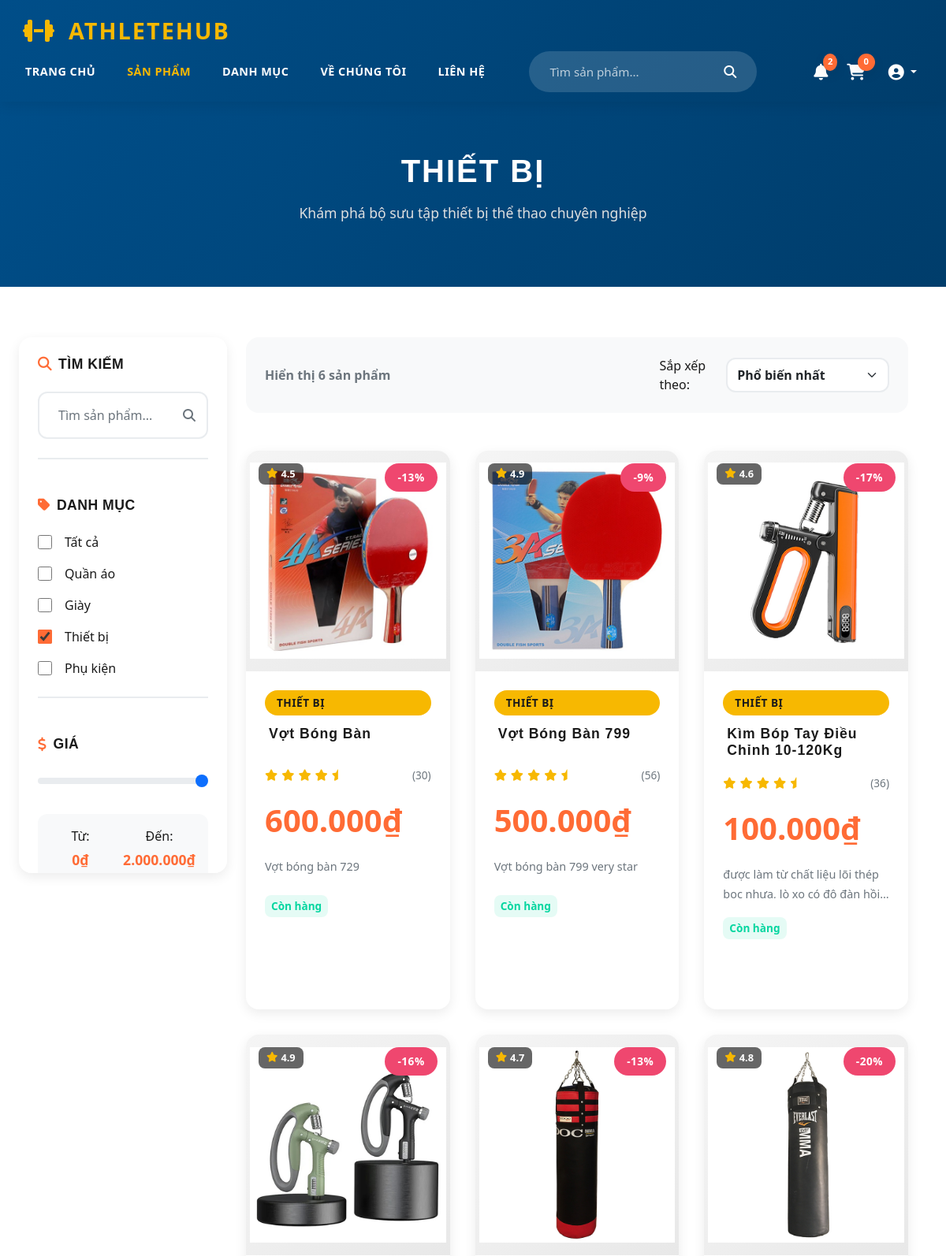
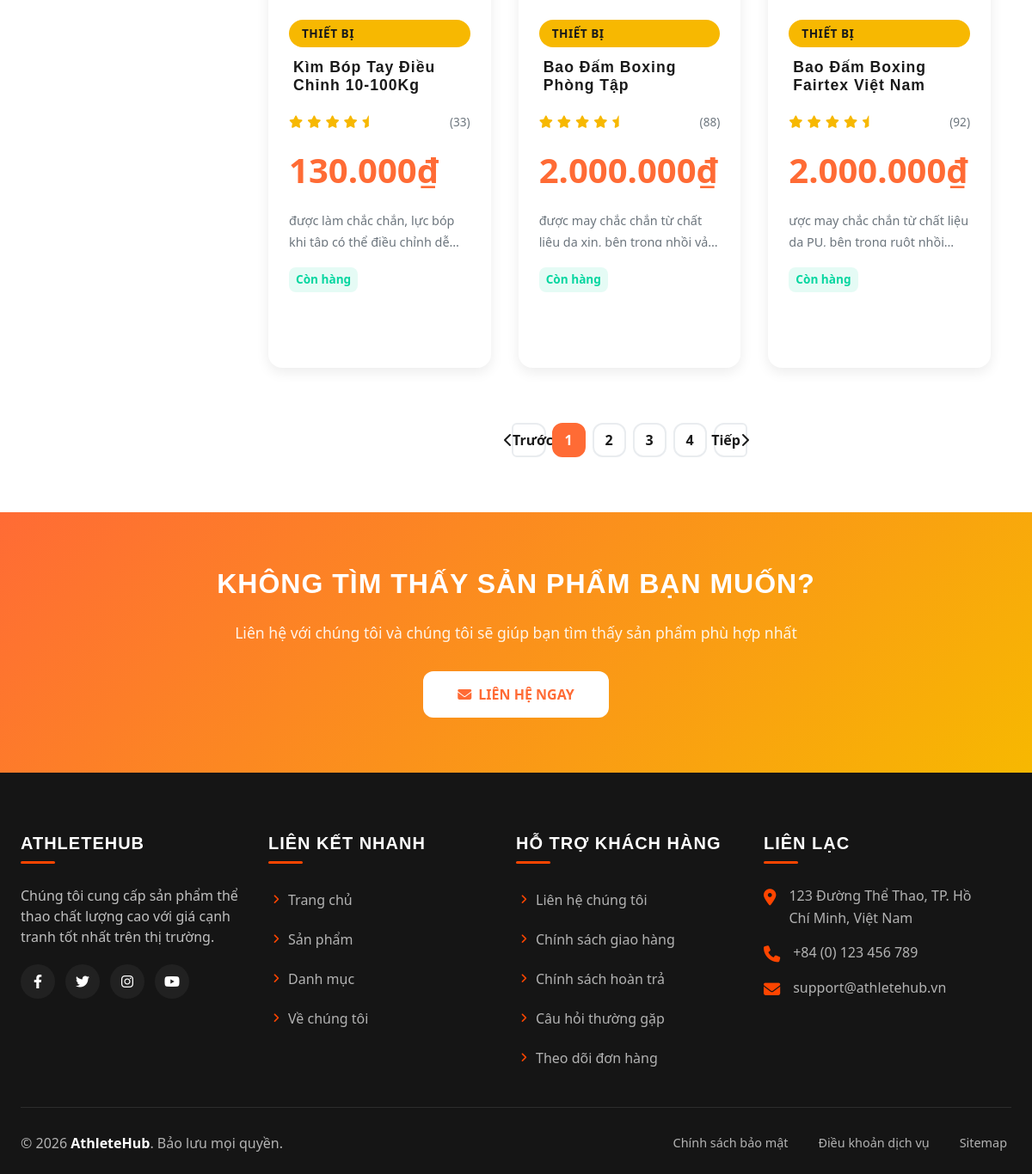
The page /Category_products.php?danh_muc_id=3 on the database its author committed (2 pictures, top to bottom).
### tables this page shows
CREATE TABLE `san_pham` (
  `id` int(11) NOT NULL COMMENT 'ID sản phẩm',
  `danh_muc_id` int(11) DEFAULT NULL COMMENT 'ID danh mục',
  `ten` varchar(255) NOT NULL COMMENT 'Tên sản phẩm',
  `mo_ta` text DEFAULT NULL COMMENT 'Mô tả sản phẩm',
  `mo_ta_chi_tiet` longtext DEFAULT NULL COMMENT 'Mô tả chi tiết',
  `gia` decimal(15,2) NOT NULL COMMENT 'Giá bán',
  `gia_goc` decimal(15,2) DEFAULT NULL COMMENT 'Giá gốc',
  `phan_tram_giam` int(11) DEFAULT 0 COMMENT 'Phần trăm giảm giá',
  `ngay_bat_dau_giam` datetime DEFAULT NULL COMMENT 'Ngày bắt đầu giảm',
  `ngay_ket_thuc_giam` datetime DEFAULT NULL COMMENT 'Ngày kết thúc giảm',
  `trung_binh_sao` float DEFAULT 0 COMMENT 'Điểm đánh giá trung bình',
  `so_luong_danh_gia` int(11) DEFAULT 0 COMMENT 'Số lượng đánh giá',
  `hinh_anh_chinh` varchar(255) DEFAULT NULL COMMENT 'Hình ảnh chính',
  `trang_thai` tinyint(4) DEFAULT 1 COMMENT 'Trạng thái (1=hoạt động, 0=ẩn)',
  `la_noi_bat` tinyint(4) DEFAULT 0 COMMENT 'Là sản phẩm nổi bật?',
  `ngay_tao` datetime DEFAULT current_timestamp() COMMENT 'Ngày tạo',
  `ngay_cap_nhat` datetime DEFAULT current_timestamp() ON UPDATE current_timestamp()
);

### Category_products.php (the view, shortened to what the rows shown need)
<?php
require_once 'model/functions.php';
require_once 'model/detail.php';
$db = new Database();
$conn = $db->connect();
$id_danhmuc = isset($_GET['danh_muc_id']) ? (int)$_GET['danh_muc_id'] : 0;
$categoryMap = [
    1 => ['key' => 'quan-ao', 'name' => 'Quần áo'],
    2 => ['key' => 'giay', 'name' => 'Giày'],
    3 => ['key' => 'thiet-bi', 'name' => 'Thiết bị'],
    4 => ['key' => 'phu-kien', 'name' => 'Phụ kiện']
];
if ($id_danhmuc > 0 && isset($categoryMap[$id_danhmuc])) {
    $products = getProductsByCategory($conn, $id_danhmuc);
    $products = array_map(function ($p) use ($categoryMap, $id_danhmuc) {
        $p['name'] = $p['ten'];
        $p['category'] = $categoryMap[$id_danhmuc]['key'];
        $p['categoryLabel'] = $categoryMap[$id_danhmuc]['name'];
        $p['rating'] = floatval($p['trung_binh_sao']);
        $p['originalPrice'] = floatval($p['gia_goc']);
        $p['price'] = floatval($p['gia']);
        $p['discount'] = 0;
        if ($p['originalPrice'] > $p['price'] && $p['originalPrice'] > 0) {
            $p['discount'] = round((($p['originalPrice'] - $p['price']) / $p['originalPrice']) * 100);
        }
        return $p;
    }, $products);
    $categoryName = $categoryMap[$id_danhmuc]['name'];
} else {
    header("Location: index.php");
    exit;
}
?>
<!DOCTYPE html>
<html lang="vi">
<head>
    <link href="https://cdnjs.cloudflare.com/ajax/libs/bootstrap/5.3.2/css/bootstrap.min.css" rel="stylesheet">
    <link href="https://cdnjs.cloudflare.com/ajax/libs/font-awesome/6.4.0/css/all.min.css" rel="stylesheet">
    <link rel="stylesheet" href="css/variables.css">
    <link rel="stylesheet" href="css/navbar.css">
    <link rel="stylesheet" href="css/footer.css">
    <link rel="stylesheet" href="css/utilities.css">
    <link rel="stylesheet" href="css/products-page.css">
    <link rel="stylesheet" href="css/products.css">
    <link rel="stylesheet" href="css/product-detail.css">
</head>
<body>
    <div class="page-header">
        <div class="container-custom">
            <h1><?php echo $categoryName; ?></h1>
        </div>
    </div>
    <section class="products-page">
        <div class="container-custom">
            <div class="row">
                <div class="col-lg-9">
                    <div class="products-grid" id="productsGrid">
                        <?php if (!empty($products)): ?>
                            <?php foreach ($products as $product): ?>
                                <div class="product-card" data-product-id="<?php echo $product['id']; ?>">
                                    <div class="product-image">
                                        <a href="product-detail.php?id=<?php echo $product['id']; ?>" style="display: block;">
                                            <?php if (!empty($product['hinh_anh_chinh'])): ?>
                                                <img src="./public/<?php echo htmlspecialchars($product['hinh_anh_chinh']); ?>"
                                                    alt="<?php echo htmlspecialchars($product['ten']); ?>"
                                                    onerror="this.style.display='none'; this.nextElementSibling.style.display='block';">
                                            <?php else: ?>
                                                <i class="fas fa-shirt"></i>
                                            <?php endif; ?>
                                        </a>
                                        <?php if ($product['discount'] > 0): ?>
                                            <span class="product-badge sale">-<?php echo $product['discount']; ?>%</span>
                                        <?php endif; ?>
                                        <span class="product-rating">
                                            <i class="fas fa-star"></i>
                                            <?php echo number_format($product['rating'], 1); ?>
                                        </span>
                                    </div>
                                    <div class="product-info">
                                        <div class="product-category"><?php echo $product['categoryLabel']; ?></div>
                                        <h3 class="product-name">
                                            <a href="product-detail.php?id=<?php echo $product['id']; ?>"
                                                style="text-decoration: none; color: inherit;">
                                                <?php echo htmlspecialchars($product['ten']); ?>
                                            </a>
                                        </h3>
                                        <div class="rating-stars">
                                            <?php echo getStarRating($product['rating']); ?>
                                            <span class="rating-text">(<?php echo $product['so_luong_danh_gia'] ?? 0; ?>)</span>
                                        </div>
                                        <div class="product-price">
                                            <span class="price-current"><?php echo formatPrice($product['price']); ?></span>
                                        </div>
                                        <p class="product-description"><?php echo htmlspecialchars($product['mo_ta'] ?? ''); ?></p>
                                        <span class="stock-status in-stock">Còn hàng</span>
                                    </div>
                                </div>
                            <?php endforeach; ?>
                        <?php endif; ?>
                    </div>
                </div>
            </div>
        </div>
    </section>
    <section class="cta-section">
        <div class="container-custom">
            <div class="cta-content">
                <h2>Không tìm thấy sản phẩm bạn muốn?</h2>
            </div>
        </div>
    </section>
</body>
</html>

### model/detail.php (shortened to what the rows shown need)
<?php
function getCategoryKey($danhMucId) {
    $categoryMap = [
        1 => 'quan-ao',
        2 => 'giay',
        3 => 'thiet-bi',
        4 => 'phu-kien'
    ];
    return isset($categoryMap[$danhMucId]) ? $categoryMap[$danhMucId] : 'quan-ao';
}
function getStarRating($rating) {
    $rating = (float)($rating ?? 0);
    $html = '';
    for ($i = 1; $i <= 5; $i++) {
        if ($i <= floor($rating)) {
            $html .= '<i class="fas fa-star"></i>';
        } elseif ($i - 0.5 <= $rating) {
            $html .= '<i class="fas fa-star-half"></i>';
        } else {
            $html .= '<i class="far fa-star"></i>';
        }
    }
    return $html;
}
function formatPrice($price) {
    return number_format($price, 0, ',', '.') . '₫';
}
?>

### rows shown on the page
san_pham: hinh_anh_chinh (picture), discount "13", trung_binh_sao "4.5", categoryLabel "THIẾT BỊ", ten "Vợt Bóng Bàn", so_luong_danh_gia "30", price "600.000₫", mo_ta "Vợt bóng bàn 729"
san_pham: hinh_anh_chinh (picture), discount "9", trung_binh_sao "4.9", categoryLabel "THIẾT BỊ", ten "Vợt Bóng Bàn 799", so_luong_danh_gia "56", price "500.000₫", mo_ta "Vợt bóng bàn 799 very star"
san_pham: hinh_anh_chinh (picture), discount "17", trung_binh_sao "4.6", categoryLabel "THIẾT BỊ", ten "Kìm Bóp Tay Điều Chỉnh 10-120Kg", so_luong_danh_gia "36", price "100.000₫", mo_ta "được làm từ chất liệu lõi thép bọc nhựa, lò xo có độ đàn…"
san_pham: hinh_anh_chinh (picture), discount "16", trung_binh_sao "4.9", categoryLabel "THIẾT BỊ", ten "Kìm Bóp Tay Điều Chỉnh 10-100Kg", so_luong_danh_gia "33", price "130.000₫", mo_ta "được làm chắc chắn, lực bóp khi tập có thể điều chỉnh…"
san_pham: hinh_anh_chinh (picture), discount "13", trung_binh_sao "4.7", categoryLabel "THIẾT BỊ", ten "Bao Đấm Boxing Phòng Tập", so_luong_danh_gia "88", price "2.000.000₫", mo_ta "được may chắc chắn từ chất liệu da xịn, bên trong nhồi…"
san_pham: hinh_anh_chinh (picture), discount "20", trung_binh_sao "4.8", categoryLabel "THIẾT BỊ", ten "Bao Đấm Boxing Fairtex Việt Nam", so_luong_danh_gia "92", price "2.000.000₫", mo_ta "ược may chắc chắn từ chất liệu da PU, bên trong ruột…"

### other values the page prints
$categoryName "THIẾT BỊ"
$categoryName "thiết bị"
$price_max "2.000.000"
count($products) "6"
